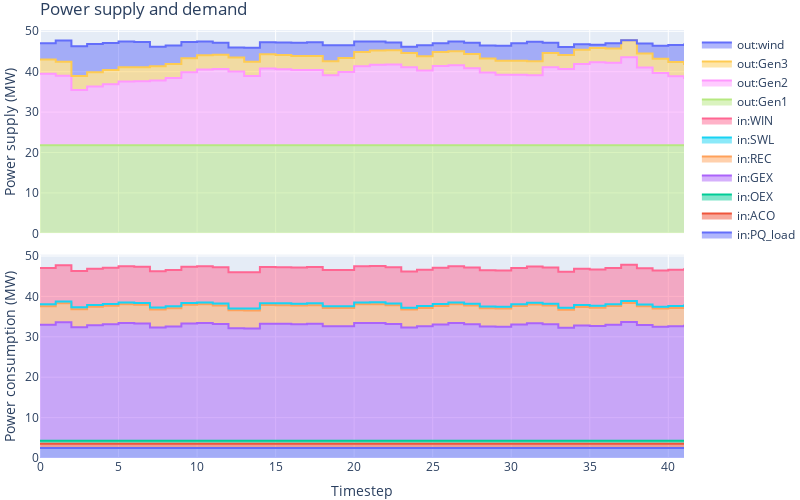

This figure's notebook cell:
### Code cell
fig2=plots.plot_sum_power_mix(sim_result,simulator.optimiser,carrier="el",filename=None,devs_shareload=[])
fig2.update_layout(autosize=False,width=800,height=500,margin=dict(l=0,r=0,t=30,b=0),title="Power supply and demand")
fig2.show()

### Figure 1 — Plotly figure (JSON) as saved in the notebook; plotly's stock layout.template omitted (floating-point values rounded to 4 significant figures)
{"data": [{"legendgroup": "PQ_load", "line": {"shape": "hv"}, "name": "in:PQ_load", "stackgroup": "in", "type": "scatter", "x": [0, 1, 2, 3, 4, 5, 6, 7, 8, 9, 10, 11, 12, 13, 14, 15, 16, 17, 18, 19, 20, 21, 22, 23, 24, 25, 26, 27, 28, 29, 30, 31, 32, 33, 34, 35, 36, 37, 38, 39, 40, 41], "xaxis": "x2", "y": [2.5, 2.5, 2.5, 2.5, 2.5, 2.5, 2.5, 2.5, 2.5, 2.5, 2.5, 2.5, 2.5, 2.5, 2.5, 2.5, 2.5, 2.5, 2.5, 2.5, 2.5, 2.5, 2.5, 2.5, 2.5, 2.5, 2.5, 2.5, 2.5, 2.5, 2.5, 2.5, 2.5, 2.5, 2.5, 2.5, 2.5, 2.5, 2.5, 2.5, 2.5, 2.5], "yaxis": "y2"}, {"legendgroup": "ACO", "line": {"shape": "hv"}, "name": "in:ACO", "stackgroup": "in", "type": "scatter", "x": [0, 1, 2, 3, 4, 5, 6, 7, 8, 9, 10, 11, 12, 13, 14, 15, 16, 17, 18, 19, 20, 21, 22, 23, 24, 25, 26, 27, 28, 29, 30, 31, 32, 33, 34, 35, 36, 37, 38, 39, 40, 41], "xaxis": "x2", "y": [1, 1, 1, 1, 1, 1, 1, 1, 1, 1, 1, 1, 1, 1, 1, 1, 1, 1, 1, 1, 1, 1, 1, 1, 1, 1, 1, 1, 1, 1, 1, 1, 1, 1, 1, 1, 1, 1, 1, 1, 1, 1], "yaxis": "y2"}, {"legendgroup": "OEX", "line": {"shape": "hv"}, "name": "in:OEX", "stackgroup": "in", "type": "scatter", "x": [0, 1, 2, 3, 4, 5, 6, 7, 8, 9, 10, 11, 12, 13, 14, 15, 16, 17, 18, 19, 20, 21, 22, 23, 24, 25, 26, 27, 28, 29, 30, 31, 32, 33, 34, 35, 36, 37, 38, 39, 40, 41], "xaxis": "x2", "y": [0.7678, 0.7829, 0.7494, 0.7625, 0.7682, 0.777, 0.7736, 0.7491, 0.7563, 0.7748, 0.7785, 0.7721, 0.7461, 0.7444, 0.7747, 0.7734, 0.7713, 0.7736, 0.7573, 0.7581, 0.7788, 0.7795, 0.7738, 0.7506, 0.7587, 0.7699, 0.7789, 0.7716, 0.7564, 0.7545, 0.7679, 0.776, 0.772, 0.7492, 0.7647, 0.7613, 0.7694, 0.7876, 0.7674, 0.7548, 0.7581, 0.766], "yaxis": "y2"}, {"legendgroup": "GEX", "line": {"shape": "hv"}, "name": "in:GEX", "stackgroup": "in", "type": "scatter", "x": [0, 1, 2, 3, 4, 5, 6, 7, 8, 9, 10, 11, 12, 13, 14, 15, 16, 17, 18, 19, 20, 21, 22, 23, 24, 25, 26, 27, 28, 29, 30, 31, 32, 33, 34, 35, 36, 37, 38, 39, 40, 41], "xaxis": "x2", "y": [28.73, 29.34, 28.11, 28.61, 28.82, 29.15, 29.01, 28.04, 28.31, 29.0, 29.13, 28.88, 27.87, 27.83, 28.97, 28.93, 28.85, 28.94, 28.33, 28.34, 29.12, 29.14, 28.91, 28.02, 28.36, 28.77, 29.12, 28.85, 28.28, 28.22, 28.75, 29.07, 28.86, 27.97, 28.55, 28.41, 28.73, 29.39, 28.68, 28.22, 28.37, 28.7], "yaxis": "y2"}, {"legendgroup": "REC", "line": {"shape": "hv"}, "name": "in:REC", "stackgroup": "in", "type": "scatter", "x": [0, 1, 2, 3, 4, 5, 6, 7, 8, 9, 10, 11, 12, 13, 14, 15, 16, 17, 18, 19, 20, 21, 22, 23, 24, 25, 26, 27, 28, 29, 30, 31, 32, 33, 34, 35, 36, 37, 38, 39, 40, 41], "xaxis": "x2", "y": [4.584, 4.675, 4.475, 4.553, 4.587, 4.64, 4.619, 4.473, 4.516, 4.626, 4.648, 4.61, 4.455, 4.445, 4.626, 4.618, 4.605, 4.619, 4.522, 4.527, 4.65, 4.654, 4.62, 4.482, 4.53, 4.597, 4.651, 4.607, 4.517, 4.505, 4.585, 4.633, 4.61, 4.473, 4.566, 4.546, 4.594, 4.703, 4.582, 4.507, 4.527, 4.574], "yaxis": "y2"}, {"legendgroup": "SWL", "line": {"shape": "hv"}, "name": "in:SWL", "stackgroup": "in", "type": "scatter", "x": [0, 1, 2, 3, 4, 5, 6, 7, 8, 9, 10, 11, 12, 13, 14, 15, 16, 17, 18, 19, 20, 21, 22, 23, 24, 25, 26, 27, 28, 29, 30, 31, 32, 33, 34, 35, 36, 37, 38, 39, 40, 41], "xaxis": "x2", "y": [0.4573, 0.4533, 0.4622, 0.4587, 0.4572, 0.4548, 0.4557, 0.4622, 0.4603, 0.4554, 0.4544, 0.4561, 0.4631, 0.4635, 0.4555, 0.4558, 0.4564, 0.4557, 0.4601, 0.4599, 0.4544, 0.4542, 0.4557, 0.4618, 0.4597, 0.4567, 0.4543, 0.4563, 0.4603, 0.4608, 0.4572, 0.4551, 0.4562, 0.4622, 0.4581, 0.459, 0.4569, 0.452, 0.4574, 0.4607, 0.4599, 0.4578], "yaxis": "y2"}, {"legendgroup": "WIN", "line": {"shape": "hv"}, "name": "in:WIN", "stackgroup": "in", "type": "scatter", "x": [0, 1, 2, 3, 4, 5, 6, 7, 8, 9, 10, 11, 12, 13, 14, 15, 16, 17, 18, 19, 20, 21, 22, 23, 24, 25, 26, 27, 28, 29, 30, 31, 32, 33, 34, 35, 36, 37, 38, 39, 40, 41], "xaxis": "x2", "y": [8.968, 8.968, 8.968, 8.968, 8.968, 8.968, 8.968, 8.968, 8.968, 8.968, 8.968, 8.968, 8.968, 8.968, 8.968, 8.968, 8.968, 8.968, 8.968, 8.968, 8.968, 8.968, 8.968, 8.968, 8.968, 8.968, 8.968, 8.968, 8.968, 8.968, 8.968, 8.968, 8.968, 8.968, 8.968, 8.968, 8.968, 8.968, 8.968, 8.968, 8.968, 8.968], "yaxis": "y2"}, {"legendgroup": "Gen1", "line": {"shape": "hv"}, "name": "out:Gen1", "stackgroup": "out", "type": "scatter", "x": [0, 1, 2, 3, 4, 5, 6, 7, 8, 9, 10, 11, 12, 13, 14, 15, 16, 17, 18, 19, 20, 21, 22, 23, 24, 25, 26, 27, 28, 29, 30, 31, 32, 33, 34, 35, 36, 37, 38, 39, 40, 41], "xaxis": "x", "y": [21.8, 21.8, 21.8, 21.8, 21.8, 21.8, 21.8, 21.8, 21.8, 21.8, 21.8, 21.8, 21.8, 21.8, 21.8, 21.8, 21.8, 21.8, 21.8, 21.8, 21.8, 21.8, 21.8, 21.8, 21.8, 21.8, 21.8, 21.8, 21.8, 21.8, 21.8, 21.8, 21.8, 21.8, 21.8, 21.8, 21.8, 21.8, 21.8, 21.8, 21.8, 21.8], "yaxis": "y"}, {"legendgroup": "Gen2", "line": {"shape": "hv"}, "name": "out:Gen2", "stackgroup": "out", "type": "scatter", "x": [0, 1, 2, 3, 4, 5, 6, 7, 8, 9, 10, 11, 12, 13, 14, 15, 16, 17, 18, 19, 20, 21, 22, 23, 24, 25, 26, 27, 28, 29, 30, 31, 32, 33, 34, 35, 36, 37, 38, 39, 40, 41], "xaxis": "x", "y": [17.72, 17.18, 13.64, 14.53, 15.09, 15.79, 15.82, 16.05, 16.64, 18.04, 18.75, 18.89, 18.22, 17.14, 18.99, 18.82, 18.61, 18.61, 17.29, 18.12, 19.57, 19.93, 20.01, 19.33, 18.52, 19.59, 19.79, 19.06, 17.98, 17.42, 17.42, 17.3, 19.32, 18.84, 20.12, 20.56, 20.42, 21.8, 19.23, 17.91, 17.1, 16.37], "yaxis": "y"}, {"legendgroup": "Gen3", "line": {"shape": "hv"}, "name": "out:Gen3", "stackgroup": "out", "type": "scatter", "x": [0, 1, 2, 3, 4, 5, 6, 7, 8, 9, 10, 11, 12, 13, 14, 15, 16, 17, 18, 19, 20, 21, 22, 23, 24, 25, 26, 27, 28, 29, 30, 31, 32, 33, 34, 35, 36, 37, 38, 39, 40, 41], "xaxis": "x", "y": [3.5, 3.5, 3.5, 3.5, 3.5, 3.5, 3.5, 3.5, 3.5, 3.5, 3.5, 3.5, 3.5, 3.5, 3.5, 3.5, 3.5, 3.5, 3.5, 3.5, 3.5, 3.5, 3.5, 3.5, 3.5, 3.5, 3.5, 3.5, 3.5, 3.5, 3.5, 3.5, 3.5, 3.5, 3.5, 3.5, 3.5, 4.158, 3.5, 3.5, 3.5, 3.5], "yaxis": "y"}, {"legendgroup": "wind", "line": {"shape": "hv"}, "name": "out:wind", "stackgroup": "out", "type": "scatter", "x": [0, 1, 2, 3, 4, 5, 6, 7, 8, 9, 10, 11, 12, 13, 14, 15, 16, 17, 18, 19, 20, 21, 22, 23, 24, 25, 26, 27, 28, 29, 30, 31, 32, 33, 34, 35, 36, 37, 38, 39, 40, 41], "xaxis": "x", "y": [3.99, 5.246, 7.324, 7.015, 6.705, 6.395, 6.211, 4.848, 4.576, 3.986, 3.426, 2.991, 2.483, 3.512, 3.01, 3.124, 3.237, 3.35, 3.947, 3.139, 2.607, 2.269, 1.926, 1.557, 2.754, 2.173, 2.381, 2.794, 3.208, 3.689, 4.31, 4.801, 2.546, 1.991, 1.394, 0.7882, 1.3, 0.04629, 2.425, 3.206, 4.187, 5.289], "yaxis": "y"}], "layout": {"autosize": false, "height": 500, "legend": {"traceorder": "reversed"}, "margin": {"b": 0, "l": 0, "r": 0, "t": 30}, "title": {"text": "Power supply and demand"}, "width": 800, "xaxis": {"anchor": "y", "domain": [0, 1], "matches": "x2", "showticklabels": false, "title": {"text": ""}}, "xaxis2": {"anchor": "y2", "domain": [0, 1], "title": {"text": "Timestep"}}, "yaxis": {"anchor": "x", "domain": [0.525, 1], "title": {"text": "Power supply (MW)"}}, "yaxis2": {"anchor": "x2", "domain": [0, 0.475], "title": {"text": "Power consumption (MW)"}}}}
